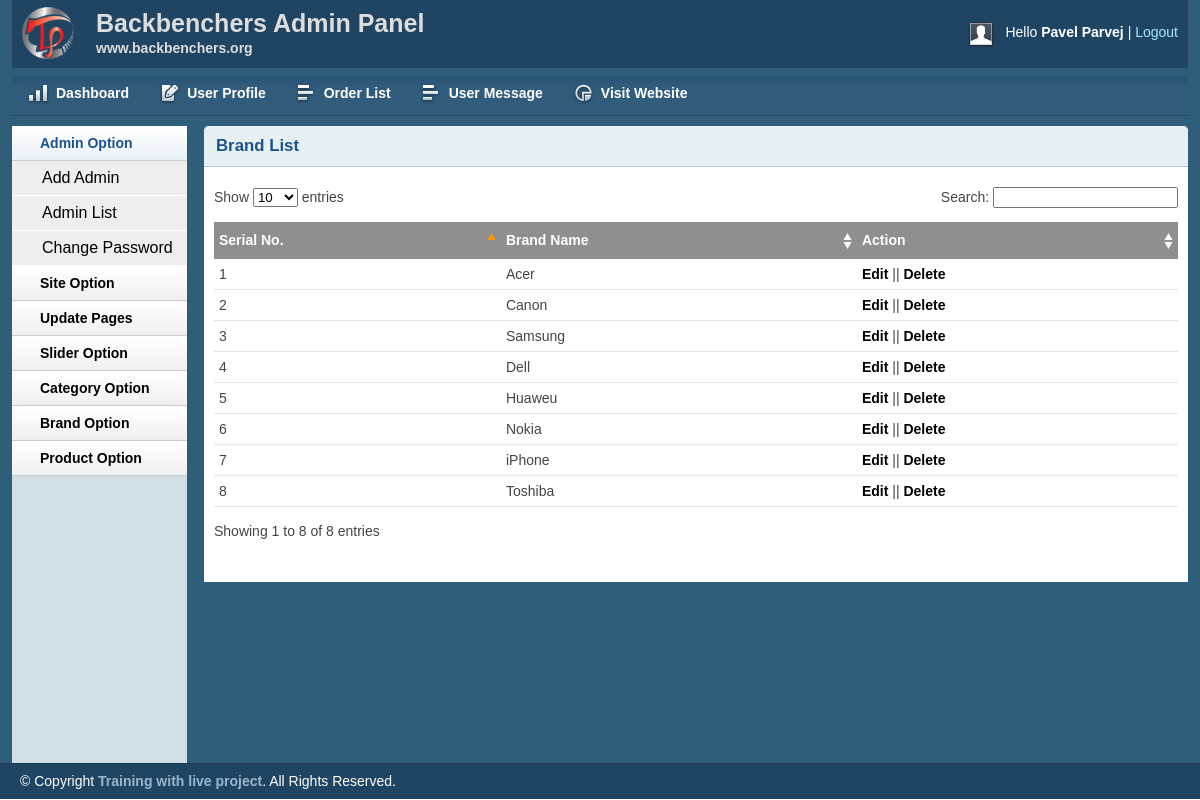
Page /admin/brandlist.php (signed in) on the committed database.
### tables this page shows
CREATE TABLE `tbl_brand` (
  `brandId` int(11) NOT NULL,
  `brandName` varchar(255) NOT NULL
);

### lib/Database.php (called while the page is built, shortened)
<?php
    class Database{
        public $host = DB_HOST;
        public $user = DB_USER;
        public $pass = DB_PASS;
        public $dbname = DB_NAME;
        public $link;
        public function connectDB(){
            $this->link = new mysqli($this->host, $this->user, $this->pass, $this->dbname);
        }
        public function select($query){
            $result = $this->link->query($query) or die($this->link->error.__LINE__);
            if($result->num_rows > 0){
                return $result;
            } else {
                return false;
            }
        }
    }

### classes/Brand.php (called while the page is built, shortened)
<?php
    $filedir = realpath(dirname(__FILE__));
    include_once ($filedir."/../lib/Database.php");
    class Brand{
        private $db;
        public function __construct() {
            $this->db = new Database();
        }
        public function showBrand(){
            $query = "SELECT * FROM tbl_brand ORDER BY brandId DESC";
            $resutl = $this->db->select($query);
            return $resutl;
        }
    }

### admin/brandlist.php (the view, shortened to what this page needs)
<?php include 'inc/header.php';?>
<?php include 'inc/sidebar.php';?>
<?php  include '../classes/Brand.php'; ?>
<?php
    $brand = new Brand();
?>
        <div class="grid_10">
            <div class="box round first grid">
                <h2>Brand List</h2>
                <div class="block">
                    <table class="data display datatable" id="example">
					<thead>
						<tr>
							<th>Serial No.</th>
							<th>Brand Name</th>
							<th>Action</th>
						</tr>
					</thead>
					<tbody>
                                            <?php
                                                $brandList = $brand->showBrand();
                                                if($brandList){
                                                    $i=0;
                                                    while ($result = $brandList->fetch_assoc()){
                                                       $i++;
                                            ?>
                                                <tr class="odd gradeX">
							<td><?php echo $i; ?></td>
							<td><?php echo $result['brandName']; ?></td>
                                                        <td><a href="brandedit.php?brandid=<?php echo $result['brandId']; ?>">Edit</a> || <a onclick="return confirm('Are you sure to Delete!')" href="?branddel=<?php echo $result['brandId']; ?>">Delete</a></td>
						</tr>
                                            <?php
                                                    }
                                                }
                                            ?>
					</tbody>
				</table>
               </div>
            </div>
        </div>
<?php include 'inc/footer.php';?>

### admin/css/text.css (style rules this page uses)
body { font: 13px/1.5 Tahoma, Helvetica, Arial, 'Liberation Sans', FreeSans, sans-serif; }
h2 { font-size: 23px; }
p, dl, hr, h1, h2, h3, h4, h5, h6, ol, ul, pre, table, address, fieldset { margin-bottom: 20px; }

### admin/css/grid.css (style rules this page uses)
.grid_1, .grid_2, .grid_3, .grid_4, .grid_5, .grid_6, .grid_7, .grid_8, .grid_9, .grid_10, .grid_11, .grid_12, .grid_13, .grid_14, .grid_15, .grid_16 { display: inline; float: left; margin-left: 1%; margin-right: 1%; }
.container_12 .grid_10 { width: 81.333%; }

### admin/css/layout.css (style rules this page uses)
body { background: #fff none repeat scroll 0 0; color: #444; font-size: 14px; padding: 0; }
a { color: #000; font-weight:bold; text-decoration: none; }
h1, h2, h3, h4, h5, h6 { line-height:1.2em; margin-bottom:.3em; }
h2 { margin-top:1em; }
.box { background:#fff; margin-bottom:20px; padding:10px 10px 10px 10px; margin-left:-8px; }
.box.grid { padding-bottom:40px; }
.box.round { -moz-border-radius: 5px 5px 0px 0px; -webkit-border-radius: 5px 5px 0px 0px; border-radius: 5px 5px 0px 0px; }
.box h2 { font-size:1.2em; font-weight:bold; color:#1B548D; background:#E6F0F3; margin:-10px -10px 0 -10px; padding:10px 12px; border-bottom:1px solid #B3CBD6; -moz-border-radius: 5px 5px 0px 0px; -webkit-border-radius: 5px 5px 0px 0px; border-radius: 5px 5px 0px 0px; }
.box.first { min-height: 406px; }
.block { padding-top:20px; }
.block { padding-bottom:1px; }
table.display { margin: 0 auto; clear: both; width: 100%; }
.sorting_asc { background: #8f8f8f url(../img/table/sort_asc.png) no-repeat center right; padding:8px 5px; text-align:left; color:#fff; }
.sorting { background:#8f8f8f url(../img/table/sort_both.png) no-repeat center right; padding:8px 5px; text-align:left; color:#fff; }
tr.odd { height: 30px; line-height: 30px; border-bottom:1px solid #e6e6e6; }
tr.even { height: 30px; line-height: 30px; border-bottom:1px solid #e6e6e6; }
tr.odd td, tr.even td { padding-left:5px; }

### rows in the picture
tbl_brand: brandName "Acer"
tbl_brand: brandName "Canon"
tbl_brand: brandName "Samsung"
tbl_brand: brandName "Dell"
tbl_brand: brandName "Huaweu"
tbl_brand: brandName "Nokia"
tbl_brand: brandName "iPhone"
tbl_brand: brandName "Toshiba"

### other values in the picture
Session::get('adminName') "Pavel Parvej"
